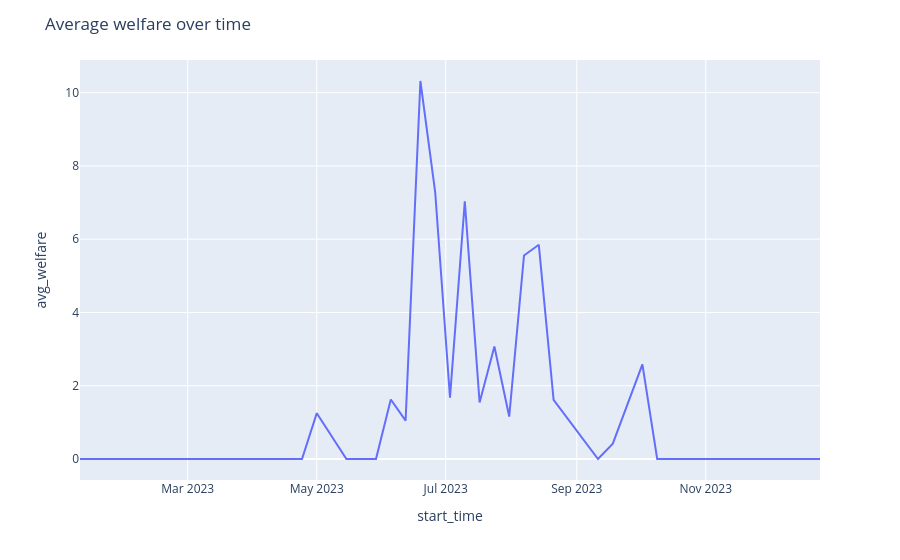

The code cell stored with this chart in its notebook:
### Code cell
sql = f"""
SELECT
	start_time,
	sum(volume) as bid_volume,
	sum(accepted_volume) as accepted_volume,
	avg(price) as avg_bid_price,
	avg(accepted_price) as clearing_price,
	sum(abs(accepted_price-price)) as welfare,
    sum(abs(accepted_price-price)) / count(distinct(unit_id)) as avg_welfare
FROM market_orders
WHERE accepted_volume != 0
AND {SIM_FILTER}
GROUP BY start_time
"""
prices_over_time = pd.read_sql(sql, con)
px.line(prices_over_time, "start_time", "avg_welfare").update_layout(title="Average welfare over time")

### Figure 1 — Plotly figure (JSON) as saved in the notebook; plotly's stock layout.template omitted (floating-point values rounded to 4 significant figures)
{"data": [{"hovertemplate": "start_time=%{x}<br>avg_welfare=%{y}<extra></extra>", "legendgroup": "", "line": {"color": "#636efa", "dash": "solid"}, "marker": {"symbol": "circle"}, "mode": "lines", "name": "", "orientation": "v", "showlegend": false, "type": "scatter", "x": ["2023-01-09 01:00:00.000000", "2023-01-16 01:00:00.000000", "2023-01-23 01:00:00.000000", "2023-02-06 01:00:00.000000", "2023-02-13 01:00:00.000000", "2023-02-20 01:00:00.000000", "2023-03-06 01:00:00.000000", "2023-03-13 01:00:00.000000", "2023-04-24 01:00:00.000000", "2023-05-01 01:00:00.000000", "2023-05-15 01:00:00.000000", "2023-05-29 01:00:00.000000", "2023-06-05 01:00:00.000000", "2023-06-12 01:00:00.000000", "2023-06-19 01:00:00.000000", "2023-06-26 01:00:00.000000", "2023-07-03 01:00:00.000000", "2023-07-10 01:00:00.000000", "2023-07-17 01:00:00.000000", "2023-07-24 01:00:00.000000", "2023-07-31 01:00:00.000000", "2023-08-07 01:00:00.000000", "2023-08-14 01:00:00.000000", "2023-08-21 01:00:00.000000", "2023-09-11 01:00:00.000000", "2023-09-18 01:00:00.000000", "2023-10-02 01:00:00.000000", "2023-10-09 01:00:00.000000", "2023-10-16 01:00:00.000000", "2023-10-30 01:00:00.000000", "2023-11-06 01:00:00.000000", "2023-11-20 01:00:00.000000", "2023-12-04 01:00:00.000000", "2023-12-11 01:00:00.000000", "2023-12-25 01:00:00.000000"], "xaxis": "x", "y": [7.074e-07, 4.076e-05, 1.972e-05, 1.844e-06, 5.957e-07, 1.529e-06, 9.03e-06, 5.787e-06, 5.186e-05, 1.251, 7.034e-05, 2.56e-05, 1.625, 1.047, 10.32, 7.28, 1.673, 7.031, 1.542, 3.072, 1.159, 5.556, 5.846, 1.616, 6.854e-05, 0.4202, 2.583, 7.614e-05, 2.777e-05, 4.11e-05, 1.025e-06, 1.144e-05, 1.092e-05, 3.506e-07, 2.732e-05], "yaxis": "y"}], "layout": {"legend": {"tracegroupgap": 0}, "margin": {"t": 60}, "title": {"text": "Average welfare over time"}, "xaxis": {"anchor": "y", "domain": [0, 1], "title": {"text": "start_time"}}, "yaxis": {"anchor": "x", "domain": [0, 1], "title": {"text": "avg_welfare"}}}}
